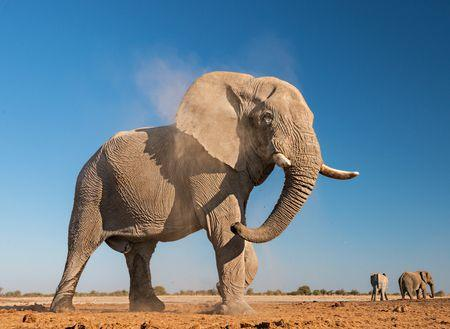
#> input picture oving2/elephant.jpg, 450 x 329 px
$ python oppg1b.py   (older library calls are emulated)
#> lines starting #> are read from the running program, lines starting #| are printed output that depends on the picture
### oving2/frequencyDomainFiltering.py

import numpy as np
from scipy import misc, fftpack
import matplotlib.pyplot as plt


""" Functions for task 1a """


def magnitude_spectrum(fourier_shape):
    shift = fftpack.fftshift(fourier_shape)
    return 10*np.log10(np.abs(shift + 1))


def convolution_theorem(image, kernel):
    # Calculate the Fourier transformation of the image and the kernel
    # By specifying shape of kernel, the kernel is padded accordingly
    f_image = fftpack.fft2(image)
    f_kernel = fftpack.fft2(kernel, shape=image.shape)

    # Get the magnitude spectrum of the image, before filtering is done
    before = magnitude_spectrum(f_image)

    # Doing the multiplication
    f_image = np.multiply(f_image, f_kernel)

    # Magnitude spectrum after filtering is done
    after = magnitude_spectrum(f_image)

    # Calculating the inverse fourier transformation to get the image result
    result_image = fftpack.ifft2(f_image).real

    return result_image, before, after


""" Functions for task 1b """


def sharpen(image, kernel):
    # Assumes kernel is a sharpening kind (high pass)

    convolved_image = normalize(convolution_theorem(image, kernel)[0])

    return normalize(image + convolved_image)


""" General purpose-functions """


def normalize(image):

    image *= 255 / (image.max() - image.min())
    return image


def plot_pictures(*pictures):
    "Creates a plot of n pictures. Won't be optimal for n > 3 or 4 as the pictures will be very small."

    n = len(pictures)
    _, ax = plt.subplots(1, n)

    for i in range(n):
        ax[i].imshow(pictures[i], interpolation="nearest", cmap="gray")
        ax[i].set_axis_off()

    plt.show()


def save_pictures(*pictures, name=""):
    i = 0
    for picture in pictures:
        misc.imsave(name + str(i) + ".jpg", picture)
        i += 1

### oving2/oppg1b.py

from frequencyDomainFiltering import *

image = misc.imread("elephant.jpg", flatten=True)
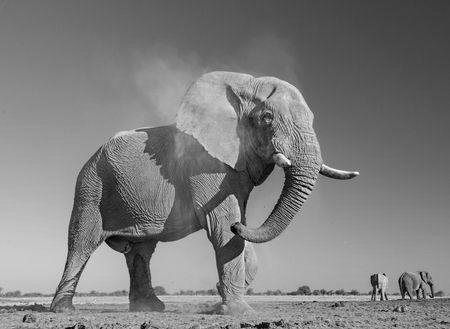
#> image: shape (329, 450) float32; min 0.299, max 253.6, mean 125.9

laplace = np.matrix([[0, -1, 0], [-1, 4, -1], [0, -1, 0]])

sharpened_image = sharpen(image, laplace)
#> in magnitude_spectrum, `return 10*np.log10(np.abs(shift + 1))`:
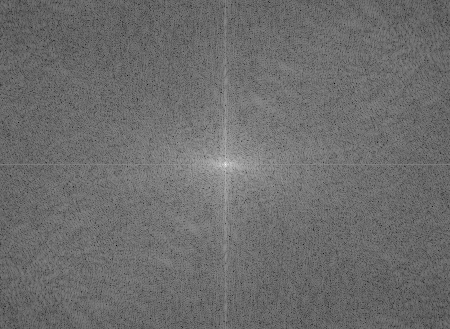
#> returned value: shape (329, 450) float32; min 8.08, max 72.7, mean 35.7; drawn with min black and max white
#> in magnitude_spectrum (call 2), `return 10*np.log10(np.abs(shift + 1))`:
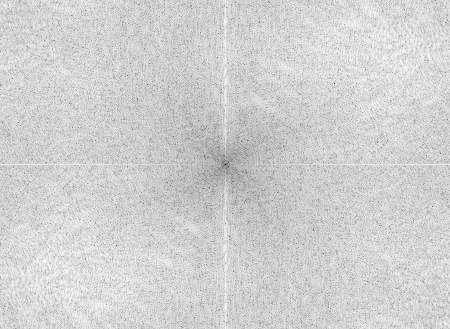
#> returned value: shape (329, 450) float64; min 0, max 49.65, mean 40.8; drawn with min black and max white
#> in convolution_theorem, `result_image = fftpack.ifft2(f_image).real`:
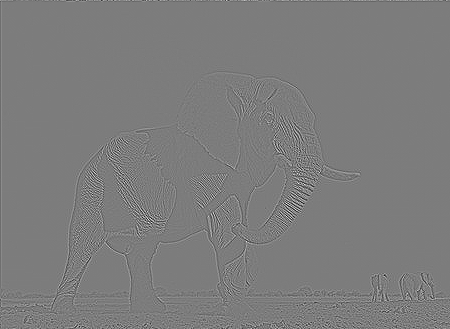
#> result_image: shape (329, 450) float64; min -510.8, max 533.9, mean 0; drawn with min black and max white
#> in normalize (call 2), `image *= 255 / (image.max() - image.min())`:
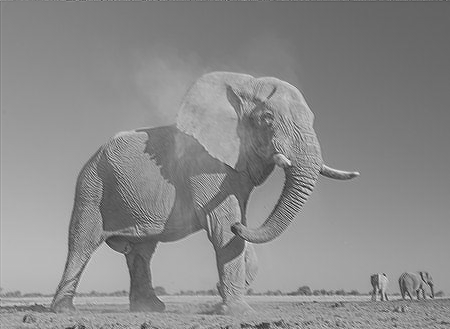
#> image: shape (329, 450) float64; min -62.83, max 192.2, mean 76.3; drawn with min black and max white

save_pictures(image, sharpened_image, name='oppg1b image-')
plot_pictures(image, sharpened_image)
